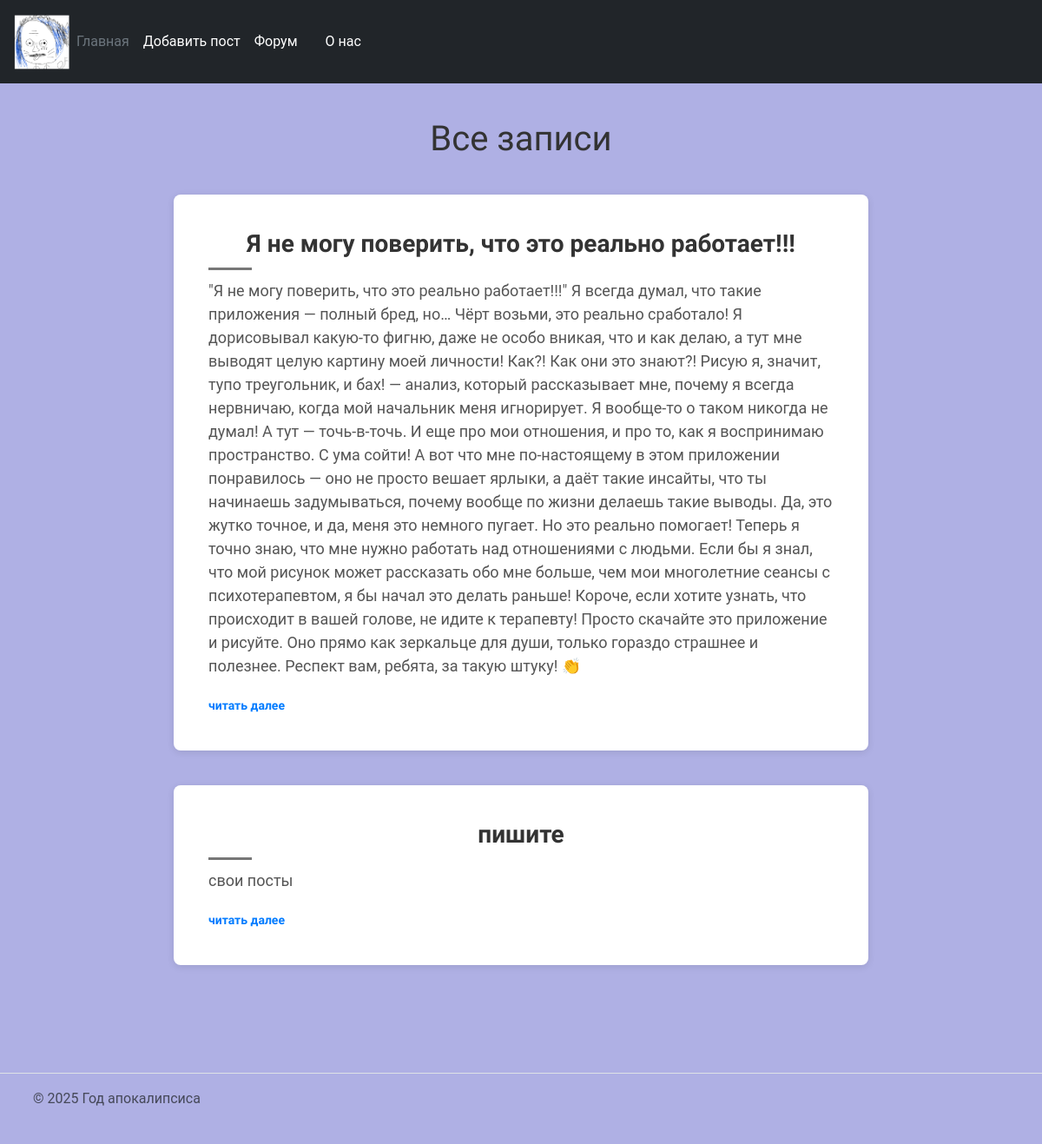
The page /posts on the database its author committed.
### app.py (models this page shows)
class Post(db.Model):
    id = db.Column(db.Integer, primary_key=True)
    title = db.Column(db.String(300), nullable=False)
    text = db.Column(db.Text, nullable=False)

### app.py (the view)
@app.route('/posts')
def posts():
    posts = Post.query.all()
    return render_template("posts.html", posts=posts)

### templates/posts.html (shortened to what this page needs)
{% extends "base.html" %}
{% block body %}
    <h1>Все записи</h1>
    <div class="posts-container">
        <link rel="stylesheet" href="{{ url_for('static', filename='css/forum.css') }}">
        {% for post in posts %}
        <div class="post-item">
            <div class="post-content">
                <h4>{{ post.title }}</h4>
                <div class="separator"></div>
                <p>{{ post.text }}</p>
                <a href="#">читать далее </a>
            </div>
        </div>
        {% endfor %}
    </div>
{% endblock %}

### templates/base.html (shortened to what this page needs)
<!DOCTYPE html>
<html lang="en">
  <head>
    <link href="https://cdn.jsdelivr.net/npm/bootstrap@5.3.3/dist/css/bootstrap.min.css" rel="stylesheet">
    <link rel="stylesheet" href="{{ url_for('static', filename='css/main.css') }}">
     <link rel="stylesheet" href="{{ url_for('static', filename='css/canvas.css') }}">
  </head>
  <body>
    <div class="page">
      <header class="p-3 text-bg-dark">
        <div class="d-flex flex-wrap align-items-center justify-content-center justify-content-lg-start">
          <a href="/" class="d-flex align-items-center mb-2 mb-lg-0 text-white text-decoration-none">
            <img class="header__img" src="{{ url_for('static', filename='img/best2.png') }}" alt="best">
          </a>
          <ul class="nav col-12 col-lg-auto me-lg-auto mb-2 justify-content-center mb-md-0">
            <li><a href="{{ url_for('canvas') }}" class="nav-link px-2 text-secondary">Главная</a></li>
            <li><a href="{{ url_for('create') }}" class="nav-link px-2 text-white">Добавить пост</a></li>
            <li><a href="{{ url_for('posts') }}" class="nav-link px-2 text-white">Форум</a></li>
            <li><a href="#" class="nav-link px-2 text-white"></a></li>
            <li><a href="{{ url_for('about') }}" class="nav-link px-2 text-white">О нас</a></li>
          </ul>
        </div>
      </header>
      <div class="content">
        {% block body %}{% endblock %}
      </div>
      <footer class="d-flex flex-wrap justify-content-between align-items-center py-3 my-4 border-top">
        <div class="col-md-4 d-flex align-items-center">
          <a href="/" class="mb-3 me-2 mb-md-0 text-body-secondary text-decoration-none lh-1">
            <svg class="bi" width="30" height="24"><use xlink:href="#bootstrap"></use></svg>
          </a>
          <span class="mb-3 mb-md-0 text-body-secondary">© 2025 Год апокалипсиса</span>
        </div>
        <ul class="nav col-md-4 justify-content-end list-unstyled d-flex">
          <li class="ms-3"><a class="text-body-secondary" href="#"><svg class="bi" width="24" height="24"><use xlink:href="#twitter"></use></svg></a></li>
          <li class="ms-3"><a class="text-body-secondary" href="#"><svg class="bi" width="24" height="24"><use xlink:href="#instagram"></use></svg></a></li>
          <li class="ms-3"><a class="text-body-secondary" href="#"><svg class="bi" width="24" height="24"><use xlink:href="#facebook"></use></svg></a></li>
        </ul>
      </footer>
    </div>
  </body>
</html>

### static/css/main.css (style rules this page uses)
* { margin: 0; padding: 0; box-sizing: border-box; }
body { font-family: 'Roboto', sans-serif; background-color: #afb0e4; padding: 0; margin: 0; }
.header__img { height: 64px; width: 64px; }
header { position: sticky; top: 0; z-index: 1000; padding: 20px; }
.page { display: flex; flex-direction: column; min-height: 100vh; }
.content { flex: 1; width: 100%; max-width: 1200px; margin: 0 auto; padding: 40px 20px; }
footer { text-align: center; margin-top: auto; }

### static/css/canvas.css (style rules this page uses)
h1 { font-size: 2.5em; color: #333; text-align: center; margin: 0 0 20px; }

### static/css/forum.css (style rules this page uses)
h1, h4 { font-family: 'Montserrat', sans-serif; text-align: center; }
.posts-container { display: flex; flex-direction: column; align-items: center; padding: 20px; }
.post-item { background: #fff; width: 100%; max-width: 800px; margin-bottom: 40px; padding: 40px; box-shadow: 0 2px 8px rgba(0, 0, 0, 0.1); border-radius: 8px; transition: all 0.3s ease; }
.post-content h4 { font-size: 28px; font-weight: bold; color: #333; margin-bottom: 10px; }
.post-content p { font-size: 18px; color: #555; margin-bottom: 20px; }
.post-content a { font-family: 'Montserrat', sans-serif; font-size: 14px; color: #007bff; text-decoration: none; font-weight: 600; }
.separator { width: 50px; height: 3px; background: #777; margin: 10px 0; }

### rows shown on the page
Post: title "Я не могу поверить, что это реально работает!!!", text "\"Я не могу поверить, что это реально работает!!!\" Я всегда думал, что такие приложения — полный бред, но… Чёрт возьми, это реально сработало! Я дорисовывал какую-то фигню, даже не особо вникая, что и как делаю, а тут мне выводят целую картину моей личности! Как?! Как они это знают?! Рисую я, значит, тупо треугольник, и бах! — анализ, который рассказывает мне, почему я всегда нервничаю, когда мой начальник меня игнорирует. Я вообще-то о таком никогда не думал! А тут — точь-в-точь. И еще про мои отношения, и про то, как я воспринимаю пространство. С ума сойти! А вот что мне по-настоящему в этом приложении понравилось — оно не просто вешает ярлыки, а даёт такие инсайты, что ты начинаешь…"
Post: title "пишите", text "свои посты"
